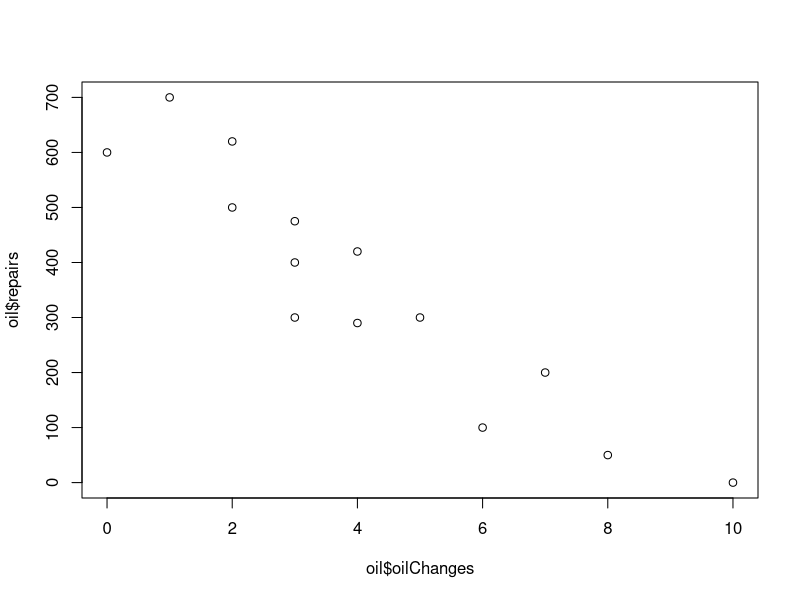
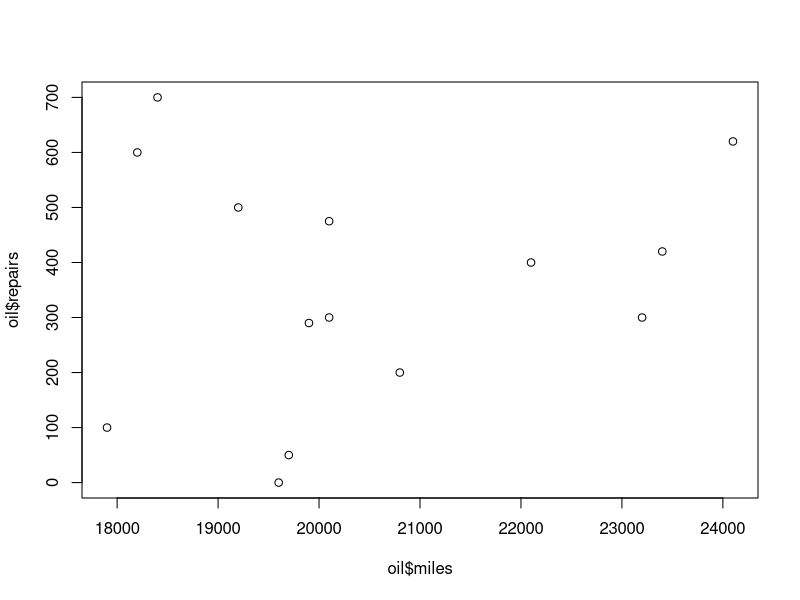
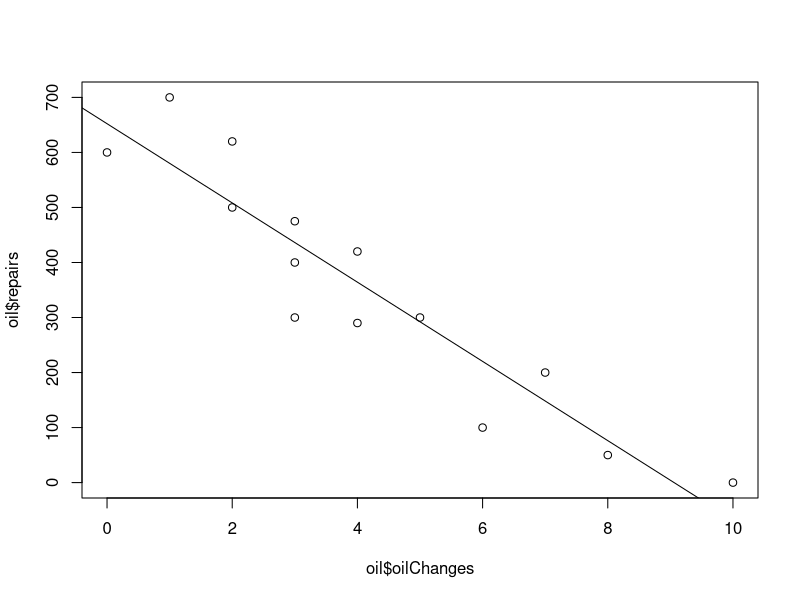
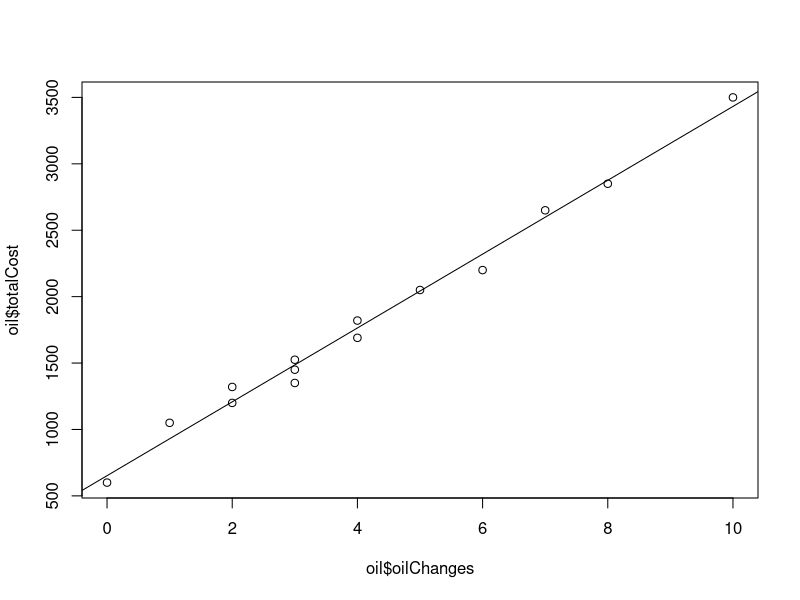
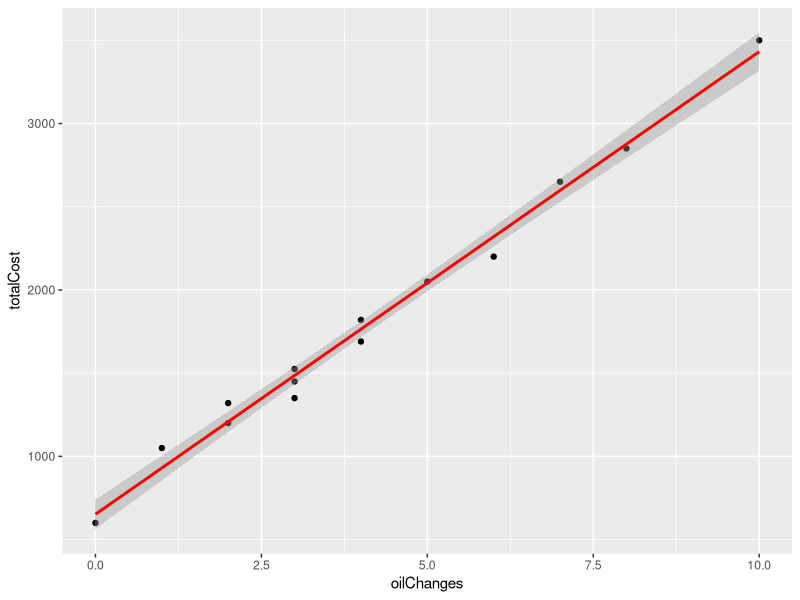

These figures' R source, in order:
        # -------------- Chapter 16:  Lining Up Our Models -------------
#type <- c("truck","truck","van","van","van","van","car","truck","van","van","van","car","truck","car")
oilChanges <- c(3,5,2,3,1,4,6,4,3,2,0,10,7,8)
repairs <- c(300, 300, 500, 400, 700, 420, 100, 290, 475, 620, 600, 0, 200, 50)
miles <- c(20100, 23200, 19200, 22100, 18400, 23400, 17900, 19900, 20100, 24100, 18200, 19600, 20800, 19700)
oil <- data.frame(oilChanges, repairs, miles)
View(oil)

plot(oil$oilChanges, oil$repairs)

plot(oil$miles, oil$repairs)

model1 <- lm(formula=repairs ~ oilChanges, data=oil)
summary(model1)

plot(oil$oilChanges, oil$repairs)
abline(model1)

m <- lm(formula=repairs ~ oilChanges + miles, data=oil)
summary(m)


oil$oilChangeCost <- oil$oilChanges * 350
oil$totalCost <- oil$oilChangeCost + oil$repairs
m <- lm(formula=totalCost ~ oilChanges, data=oil)


plot(oil$oilChanges, oil$totalCost)
abline(m)

test = data.frame(oilChanges=0)
predict(m,test, type="response")
test = data.frame(oilChanges=5)
predict(m,test, type="response")
test = data.frame(oilChanges=10)
predict(m,test, type="response")

library(ggplot2)

ggplot(oil, aes(x = oilChanges, y = totalCost)) +
  geom_point() +
  stat_smooth(method = "lm", col = "red")

